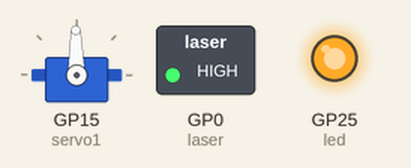
Recording of a program running on a simulated Raspberry Pi Pico running MicroPython. On the bench: servo, switched loads named in the program (green lamp = pin HIGH), output pins drawn as LEDs (lit = HIGH). Random numbers come from a fixed seed; servo angles are drawn from the pulse width (0.5 ms = 0°, 2.5 ms = 180°).

Above: at 0.1 s.
At 9.1 s:
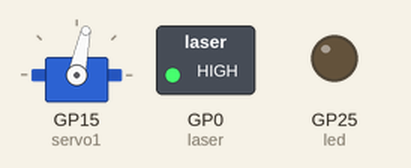
At 18.1 s:
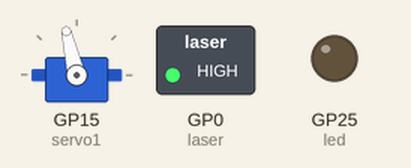
At 38.1 s:
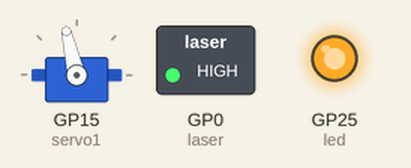
Timing chart, 0 to 39.6 s (numbered marks = the images above):
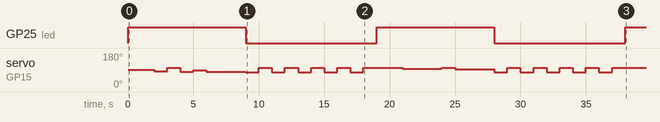

Measured:
- by itself, GP25 (led): alternates HIGH for 9.0 s and LOW for 10.0 s
- by itself, servo on GP15 (servo1): 91° → 83° at 2.0 s, → 101° 1.0 s later, → 81° 1.0 s later, → 88° 1.0 s later, … (30 changes in this stretch)

The program:

0.1.9.4_calcdef.py
```python
from machine import Pin, PWM
import time, random
delay = 1
led = Pin(25, Pin.OUT)
led.value(1)
laser = Pin(0, Pin.OUT)
laser.value(1)

switch = Pin(16, Pin.IN)

class Servo(PWM):
    def __init__(self, pin: Pin):
        super().__init__(pin)
        self.MIN = 814000
        self.MID = 1507000
        self.MAX = 2200000
        self.STEP = (self.MAX - self.MIN)/100
        self.pos_perc_min = 40
        self.pos_perc_max = 60
        super().freq(50)
        super().duty_ns(self.MID)
    def rand(self,):
        super().duty_ns(int(((random.randint(self.pos_perc_min, self.pos_perc_max)) * self.STEP)+self.MIN))
    def min(self,):
        super().duty_ns(int((self.pos_perc_min * self.STEP)+self.MIN))
    def max(self,):
        super().duty_ns(int((self.pos_perc_max * self.STEP)+self.MIN))


servo1 = Servo(Pin(15))

while True:
    led.value(1)
    time.sleep(2)
    for i in range(5):
        servo1.rand()
        time.sleep(1)
    time.sleep(2)
    led.value(0)
    for i in range(5):
        servo1.min()
        time.sleep(1)
        servo1.max()
        time.sleep(1)
```
